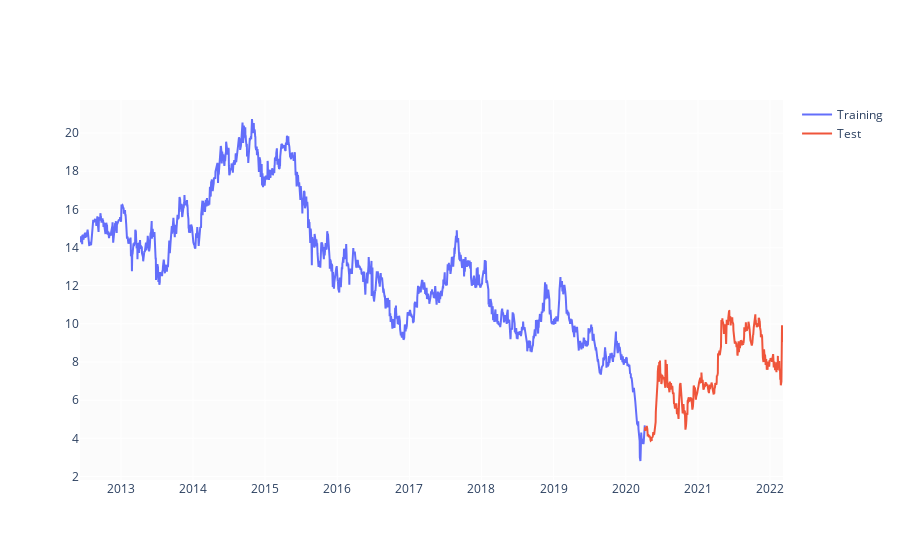

Notebook code cell kept with this figure:
### Markdown cell above
### Split data

### Code cell
test_size = 0.2

test_split_idx = int(df.shape[0] * (1-test_size))

train_df = df.loc[:test_split_idx].copy()
test_df = df.loc[test_split_idx+1:].copy()

fig = go.Figure()
fig.add_trace(go.Scatter(x=train_df.Data, y=train_df.Otwarcie, name='Training'))
fig.add_trace(go.Scatter(x=test_df.Data, y=test_df.Otwarcie, name='Test'))
fig.show()

### Figure 1 — Plotly figure (JSON) as saved in the notebook; plotly's stock layout.template omitted (floating-point values rounded to 4 significant figures; data arrays with more than 128 entries replaced by an {"elided": "..."} marker saying what was removed)
{"data": [{"name": "Training", "type": "scatter", "x": {"elided": "1955 str values"}, "y": {"elided": "1955 float values"}}, {"name": "Test", "type": "scatter", "x": {"elided": "488 str values"}, "y": {"elided": "488 float values"}}], "layout": {}}
